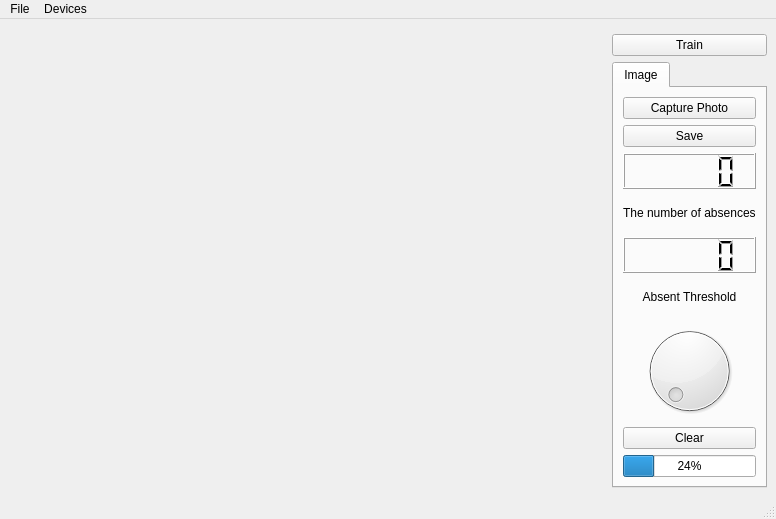
<?xml version="1.0" encoding="UTF-8"?>
<ui version="4.0">
 <class>Camera</class>
 <widget class="QMainWindow" name="Camera">
  <property name="geometry">
   <rect>
    <x>0</x>
    <y>0</y>
    <width>776</width>
    <height>519</height>
   </rect>
  </property>
  <property name="windowTitle">
   <string>Camera</string>
  </property>
  <widget class="QWidget" name="centralwidget">
   <layout class="QGridLayout" name="gridLayout_3">
    <item row="1" column="1" colspan="2">
     <widget class="QPushButton" name="trainButton">
      <property name="text">
       <string>Train</string>
      </property>
     </widget>
    </item>
    <item row="0" column="0" rowspan="3">
     <widget class="QStackedWidget" name="stackedWidget">
      <property name="sizePolicy">
       <sizepolicy hsizetype="Preferred" vsizetype="Preferred">
        <horstretch>1</horstretch>
        <verstretch>0</verstretch>
       </sizepolicy>
      </property>
      <property name="palette">
       <palette>
        <active>
         <colorrole role="Base">
          <brush brushstyle="SolidPattern">
           <color alpha="255">
            <red>255</red>
            <green>255</green>
            <blue>255</blue>
           </color>
          </brush>
         </colorrole>
         <colorrole role="Window">
          <brush brushstyle="SolidPattern">
           <color alpha="255">
            <red>145</red>
            <green>145</green>
            <blue>145</blue>
           </color>
          </brush>
         </colorrole>
        </active>
        <inactive>
         <colorrole role="Base">
          <brush brushstyle="SolidPattern">
           <color alpha="255">
            <red>255</red>
            <green>255</green>
            <blue>255</blue>
           </color>
          </brush>
         </colorrole>
         <colorrole role="Window">
          <brush brushstyle="SolidPattern">
           <color alpha="255">
            <red>145</red>
            <green>145</green>
            <blue>145</blue>
           </color>
          </brush>
         </colorrole>
        </inactive>
        <disabled>
         <colorrole role="Base">
          <brush brushstyle="SolidPattern">
           <color alpha="255">
            <red>145</red>
            <green>145</green>
            <blue>145</blue>
           </color>
          </brush>
         </colorrole>
         <colorrole role="Window">
          <brush brushstyle="SolidPattern">
           <color alpha="255">
            <red>145</red>
            <green>145</green>
            <blue>145</blue>
           </color>
          </brush>
         </colorrole>
        </disabled>
       </palette>
      </property>
      <property name="currentIndex">
       <number>0</number>
      </property>
      <widget class="QWidget" name="viewfinderPage">
       <layout class="QGridLayout" name="gridLayout_5">
        <item row="0" column="0">
         <widget class="QCameraViewfinder" name="viewfinder" native="true">
          <property name="sizePolicy">
           <sizepolicy hsizetype="Expanding" vsizetype="Expanding">
            <horstretch>0</horstretch>
            <verstretch>0</verstretch>
           </sizepolicy>
          </property>
         </widget>
        </item>
       </layout>
      </widget>
      <widget class="QWidget" name="previewPage">
       <layout class="QGridLayout" name="gridLayout_4">
        <item row="0" column="0">
         <widget class="QLabel" name="lastImagePreviewLabel">
          <property name="sizePolicy">
           <sizepolicy hsizetype="Preferred" vsizetype="MinimumExpanding">
            <horstretch>0</horstretch>
            <verstretch>0</verstretch>
           </sizepolicy>
          </property>
          <property name="frameShape">
           <enum>QFrame::Box</enum>
          </property>
          <property name="text">
           <string/>
          </property>
         </widget>
        </item>
       </layout>
      </widget>
     </widget>
    </item>
    <item row="2" column="1" colspan="2">
     <widget class="QTabWidget" name="captureWidget">
      <property name="sizePolicy">
       <sizepolicy hsizetype="Expanding" vsizetype="Expanding">
        <horstretch>0</horstretch>
        <verstretch>1</verstretch>
       </sizepolicy>
      </property>
      <property name="currentIndex">
       <number>0</number>
      </property>
      <widget class="QWidget" name="tab_2">
       <attribute name="title">
        <string>Image</string>
       </attribute>
       <layout class="QGridLayout" name="gridLayout">
        <item row="2" column="0">
         <widget class="QLCDNumber" name="absenceNumber">
          <property name="sizePolicy">
           <sizepolicy hsizetype="Preferred" vsizetype="Minimum">
            <horstretch>0</horstretch>
            <verstretch>0</verstretch>
           </sizepolicy>
          </property>
         </widget>
        </item>
        <item row="0" column="0">
         <widget class="QPushButton" name="takeImageButton">
          <property name="text">
           <string>Capture Photo</string>
          </property>
         </widget>
        </item>
        <item row="1" column="0">
         <widget class="QPushButton" name="SaveButton">
          <property name="text">
           <string>Save</string>
          </property>
         </widget>
        </item>
        <item row="3" column="0">
         <widget class="QLabel" name="label">
          <property name="text">
           <string>The number of absences</string>
          </property>
         </widget>
        </item>
        <item row="8" column="0">
         <widget class="QPushButton" name="clearButton">
          <property name="text">
           <string>Clear</string>
          </property>
         </widget>
        </item>
        <item row="9" column="0">
         <widget class="QProgressBar" name="progressBar">
          <property name="value">
           <number>24</number>
          </property>
         </widget>
        </item>
        <item row="4" column="0">
         <widget class="QLCDNumber" name="lcdNumber_2"/>
        </item>
        <item row="6" column="0">
         <widget class="QDial" name="dial"/>
        </item>
        <item row="5" column="0">
         <widget class="QLabel" name="label_2">
          <property name="text">
           <string>Absent Threshold</string>
          </property>
          <property name="alignment">
           <set>Qt::AlignCenter</set>
          </property>
         </widget>
        </item>
       </layout>
      </widget>
     </widget>
    </item>
   </layout>
  </widget>
  <widget class="QMenuBar" name="menubar">
   <property name="geometry">
    <rect>
     <x>0</x>
     <y>0</y>
     <width>776</width>
     <height>21</height>
    </rect>
   </property>
   <widget class="QMenu" name="menuFile">
    <property name="title">
     <string>File</string>
    </property>
    <addaction name="actionStartCamera"/>
    <addaction name="actionStopCamera"/>
    <addaction name="actionOpen_File"/>
    <addaction name="separator"/>
    <addaction name="actionSettings"/>
    <addaction name="separator"/>
    <addaction name="actionExit"/>
   </widget>
   <widget class="QMenu" name="menuDevices">
    <property name="title">
     <string>Devices</string>
    </property>
   </widget>
   <addaction name="menuFile"/>
   <addaction name="menuDevices"/>
  </widget>
  <widget class="QStatusBar" name="statusbar"/>
  <action name="actionExit">
   <property name="text">
    <string>Exit</string>
   </property>
  </action>
  <action name="actionStartCamera">
   <property name="text">
    <string>Start Camera</string>
   </property>
  </action>
  <action name="actionStopCamera">
   <property name="text">
    <string>Stop Camera</string>
   </property>
  </action>
  <action name="actionSettings">
   <property name="text">
    <string>Settings</string>
   </property>
  </action>
  <action name="actionOpen_File">
   <property name="text">
    <string>Open File</string>
   </property>
  </action>
 </widget>
 <customwidgets>
  <customwidget>
   <class>QCameraViewfinder</class>
   <extends>QWidget</extends>
   <header>PyQt5.QtMultimediaWidgets</header>
   <container>1</container>
  </customwidget>
 </customwidgets>
 <resources/>
 <connections>
  <connection>
   <sender>actionExit</sender>
   <signal>triggered()</signal>
   <receiver>Camera</receiver>
   <slot>close()</slot>
   <hints>
    <hint type="sourcelabel">
     <x>-1</x>
     <y>-1</y>
    </hint>
    <hint type="destinationlabel">
     <x>154</x>
     <y>130</y>
    </hint>
   </hints>
  </connection>
  <connection>
   <sender>trainButton</sender>
   <signal>clicked()</signal>
   <receiver>Camera</receiver>
   <slot>toggleLock()</slot>
   <hints>
    <hint type="sourcelabel">
     <x>658</x>
     <y>75</y>
    </hint>
    <hint type="destinationlabel">
     <x>453</x>
     <y>119</y>
    </hint>
   </hints>
  </connection>
  <connection>
   <sender>actionSettings</sender>
   <signal>triggered()</signal>
   <receiver>Camera</receiver>
   <slot>configureCaptureSettings()</slot>
   <hints>
    <hint type="sourcelabel">
     <x>-1</x>
     <y>-1</y>
    </hint>
    <hint type="destinationlabel">
     <x>333</x>
     <y>210</y>
    </hint>
   </hints>
  </connection>
  <connection>
   <sender>actionStartCamera</sender>
   <signal>triggered()</signal>
   <receiver>Camera</receiver>
   <slot>startCamera()</slot>
   <hints>
    <hint type="sourcelabel">
     <x>-1</x>
     <y>-1</y>
    </hint>
    <hint type="destinationlabel">
     <x>333</x>
     <y>210</y>
    </hint>
   </hints>
  </connection>
  <connection>
   <sender>actionStopCamera</sender>
   <signal>triggered()</signal>
   <receiver>Camera</receiver>
   <slot>stopCamera()</slot>
   <hints>
    <hint type="sourcelabel">
     <x>-1</x>
     <y>-1</y>
    </hint>
    <hint type="destinationlabel">
     <x>333</x>
     <y>210</y>
    </hint>
   </hints>
  </connection>
  <connection>
   <sender>takeImageButton</sender>
   <signal>clicked()</signal>
   <receiver>Camera</receiver>
   <slot>takeImage()</slot>
   <hints>
    <hint type="sourcelabel">
     <x>625</x>
     <y>132</y>
    </hint>
    <hint type="destinationlabel">
     <x>603</x>
     <y>169</y>
    </hint>
   </hints>
  </connection>
 </connections>
 <slots>
  <slot>record()</slot>
  <slot>pause()</slot>
  <slot>stop()</slot>
  <slot>enablePreview(bool)</slot>
  <slot>configureCaptureSettings()</slot>
  <slot>takeImage()</slot>
  <slot>startCamera()</slot>
  <slot>toggleLock()</slot>
  <slot>setMuted(bool)</slot>
  <slot>stopCamera()</slot>
  <slot>setExposureCompensation(int)</slot>
 </slots>
</ui>
